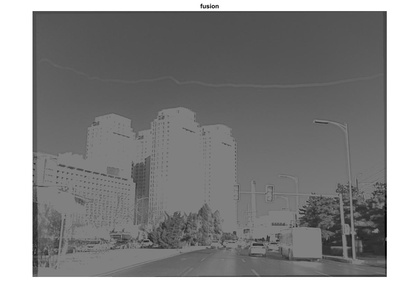
%> input picture fusion.jpg, 420 x 305 px, shrunk from 1214 x 881 before the run
$ octave --eval "result = extract_keypoints(imread('fusion.jpg'));"   (GNU Octave 9; MATLAB toolbox functions it lacks are replaced by stand-ins)
%> lines starting %> are read from the running program, lines starting %| are printed output that depends on the picture
function [ x, y, scores, Ix, Iy , Ixy2 , H] = extract_keypoints( image )
%EXTRACT_KEYPOINTS Extracts points with a high degree of 'cornerness' from
%RGB image matrix of type uint8
%   Input - image = NxMx3 RGB image matrix
%   Output - x = nx1 vector denoting the x location of each of n
%                detected keypoints
%            y = nx1 vector denoting the y location of each of n
%                detected keypoints
%            scores = an nx1 vector that contains the value (R) to which a
%            a threshold was applied, for each keypoint
%            Ix = A matrix with the same number of rows and columns as the
%            input image, storing the gradients in the x-direction at each
%            pixel
%            Iy = A matrix with the same nuimber of rwos and columns as the
%            input image, storing the gradients in the y-direction at each
%            pixel

% compute the gradients, re-use code from HW2P, use window size of 5px
% convert image to grayscale first
G = im2gray(image);

% convert to double
G2 = im2double(G);

% create X and Y Sobel filters
horizontal_filter = [1 0 -1; 2 0 -2; 1 0 -1];
vertical_filter = [1 2 1; 0 0 0 ; -1 -2 -1];
diagonal_filter = [0 1 2; 1 0 -1; -2 -1 0];
% using imfilter to get our gradient in each direction
filtered_x = imfilter(G2, horizontal_filter);
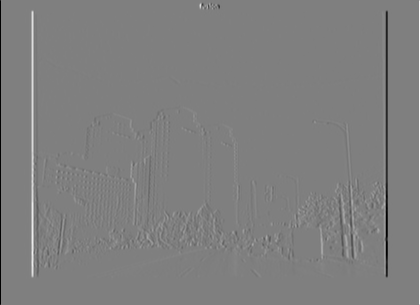
%> filtered_x: size 305x420 double; min -4, max 4, mean 1.39e-19; drawn with min black and max white
filtered_y = imfilter(G2, vertical_filter);
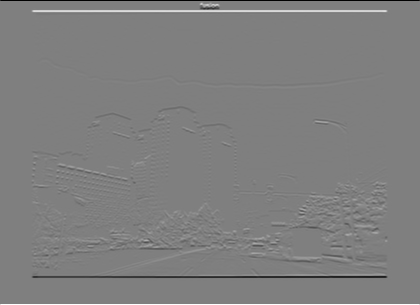
%> filtered_y: size 305x420 double; min -4, max 4, mean -2.82e-06; drawn with min black and max white
filtered_xy = imfilter(G2, diagonal_filter);
% store the values in our output variables, for clarity
Ix = filtered_x;
Iy = filtered_y;
Ixy2 = filtered_xy;
% Compute the values we need for the matrix...
% Using a gaussian blur, because I get more positive values after applying
% it, my values all skew negative for some reason...
f = fspecial('gaussian');
Ix2 = imfilter(Ix.^2, f);
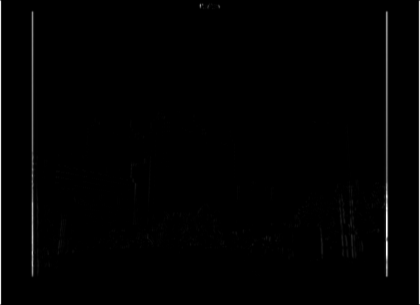
%> Ix2: size 305x420 double; min 0, max 13.58, mean 0.14; drawn with min black and max white
Iy2 = imfilter(Iy.^2, f);
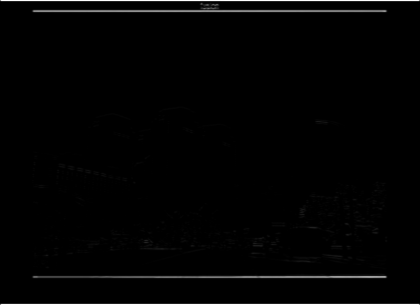
%> Iy2: size 305x420 double; min 0, max 12.59, mean 0.183; drawn with min black and max white
Ixy = imfilter(Ix.*Iy, f);

% set empirical constant between 0.04-0.06
k = 0.04;

num_rows = size(image,1);
%> num_rows = 305
num_cols = size(image,2);
%> num_cols = 420

% create a matrix to hold the Harris values
H = zeros(num_rows, num_cols);

% % get our matrix M for each pixel
for y = 6:size(image,1)-6
    for x = 6:size(image,2)-6
        % build a matrix using what we computed earlier
%         M = zeros(2,2);
%         M(1,1) = Ix2(y,x);
%         M(2,1) = Ixy(y,x);
%         M(1,2) = Ixy(y,x);
%         M(2,2) = Iy2(y,x);
%
        % calculate means
        % Ix2 mean
        Ix2_matrix = Ix2(y-2:y+2,x-2:x+2);
        Ix2_mean = mean(Ix2_matrix(:));

        % Iy2 mean
        Iy2_matrix = Iy2(y-2:y+2,x-2:x+2);
        Iy2_mean = mean(Iy2_matrix(:));

        % Ixy mean
        Ixy_matrix = Ixy(y-2:y+2,x-2:x+2);
        Ixy_mean = mean(Ixy_matrix(:));

        Matrix = [Ix2_mean, Ixy_mean;
                  Ixy_mean, Iy2_mean];
        R1 = det(Matrix) - (k * trace(Matrix)^2);


        % compute R, using te matrix we just created
        %R = det(M) - ( k * trace(M)^2 );
        %alt
        %R = (Ix2.*Iy2 - Ixy.^2) - k(Ix2+Iy2).^2;

        % store the R values in our Harris Matrix

        % H(y,x) = R;

        H(y,x) = R1;

    end
end
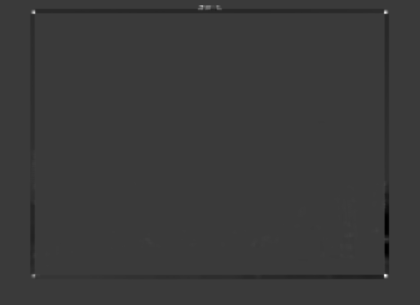
%> H: size 305x420 double; min -1.07, max 3.62, mean -0.0104; drawn with min black and max white

% set threshold of 'cornerness' to 5 times average R score
avg_r = mean(mean(H))
%> avg_r = -0.0104
threshold = abs(5 * avg_r)
%> threshold = 0.0521

[row, col] = find(H > threshold);
%> row = 315 values from 6 to 279; col = 315 values from 31 to 389

scores = [];
%get all the values
for index = 1:size(row,1)
    %see what the values are
    r = row(index);
    c = col(index);

    %store the scores
    %score(index) = H(r,c);
    scores = cat(2, scores,H(r,c));
end
%> this loop made 315 passes
%> (r, c) on passes 10 to 12: (14, 32), (275, 32), (276, 32)
%> after the loop, scores = 315 values, max 3.62 at index 284, min 0.0522 at index 203, mean 0.546

y = row;
%> y = 315 values, max 279 at index 24, min 6 at index 82, mean 127.6
x = col;
%> x = 315 values from 31 to 389


% This needs to be LAST
% non max suppression
% http://www.mathworks.com/help/images/ref/imregionalmax.html
% BW = imregionalmax(H);


end
